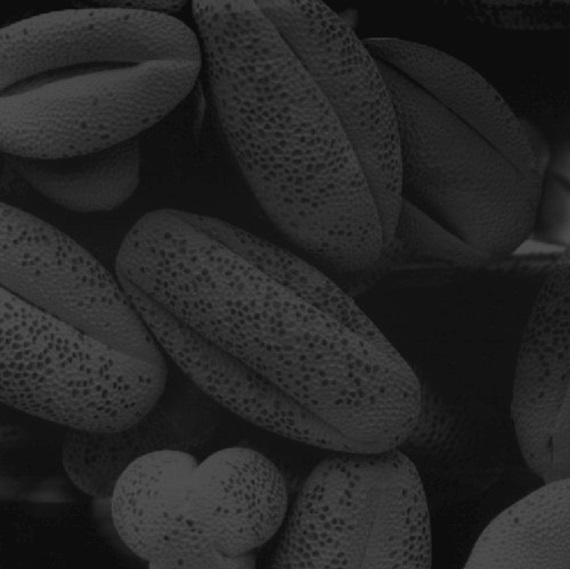
#> input picture Tugas2/Contrast Stretch/test.jpg, 570 x 569 px
$ python contrast_stretch.py
#> lines starting #> are read from the running program, lines starting #| are printed output that depends on the picture
# -*- coding: utf-8 -*-
"""
Created on Sun Sep 16 05:15:06 2018

@author: Iwan


i = itemp(:,:,1);
rtemp = min(i);         % find the min. value of pixels in all the columns (row vector)
rmin = min(rtemp);      % find the min. value of pixel in the image
rtemp = max(i);         % find the max. value of pixels in all the columns (row vector)
rmax = max(rtemp);      % find the max. value of pixel in the image
m = 255/(rmax - rmin);  % find the slope of line joining point (0,255) to (rmin,rmax)
c = 255 - m*rmax;       % find the intercept of the straight line with the axis
i_new = m*i + c;        % transform the image according to new slope
figure,imshow(i);       % display original image
figure,imshow(i_new);   % display transformed image

"""
import matplotlib.pyplot as plt
import cv2

def histogram_plot(img,title):
    color = ('b','g','r')
    for channel,col in enumerate(color):
        histr = cv2.calcHist([img],[channel],None,[256],[0,256])
        plt.plot(histr,color = col)
        plt.xlim([0,256])
    plt.title(title)
    plt.show()

def contrast_stretch(image):
    h=image.shape[0]
    w=image.shape[1]
    minI=image[0,0]
    maxI=image[0,0]
    minO=0
    maxO=255

    #max dan min
    for y in range(0,h):
        for x in range(0,w):
            if image[y,x]>maxI:
                maxI=image[y,x]
            if image[y,x]<minI:
                minI=image[y,x]

    #change pixel values
    for y in range(0,h):
        for x in range(0,w):
            image[y,x]= (image[y,x]-minI)*(((maxO-minO)/(maxI-minI))+minO)
    return image

if __name__ == '__main__':
    filename='test.jpg'
    image_load = cv2.imread(filename)
#> image_load is the input picture: shape (569, 570, 3); min 9, max 81, mean 38.7
    cv2.imshow('original picture',image_load)

    image=image_load.copy()
    print('This image is:', type(image),' with dimensions:', image.shape)
#| This image is: <class 'numpy.ndarray'>  with dimensions: (569, 570, 3)
    red_channel=image[:,:,0]
    green_channel=image[:,:,1]
    blue_channel=image[:,:,2]

    histogram_plot(image_load,'original image')
#> in histogram_plot, `plt.show()`:
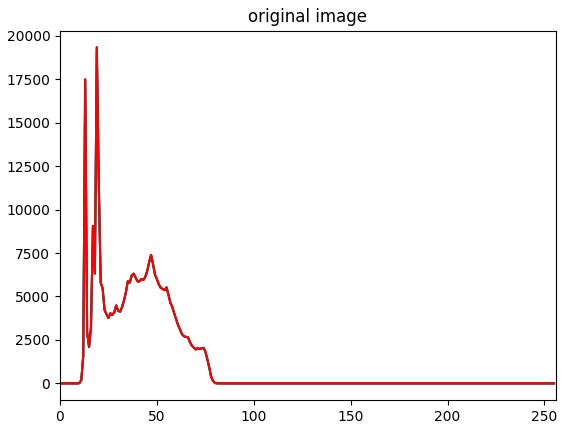
#> figure drawn by matplotlib, 1 panel; curve peaks at x = 19, y = 19329; curve peaks at x = 19, y = 19329; curve peaks at x = 19, y = 19329

    new_red=contrast_stretch(red_channel)
#> in contrast_stretch, `minI=image[0,0]`: minI = 13
#> after the loop in contrast_stretch, `for y in range(0,h):`: maxI = 81; minI = 9
#> after the loop in contrast_stretch, `for y in range(0,h):`:
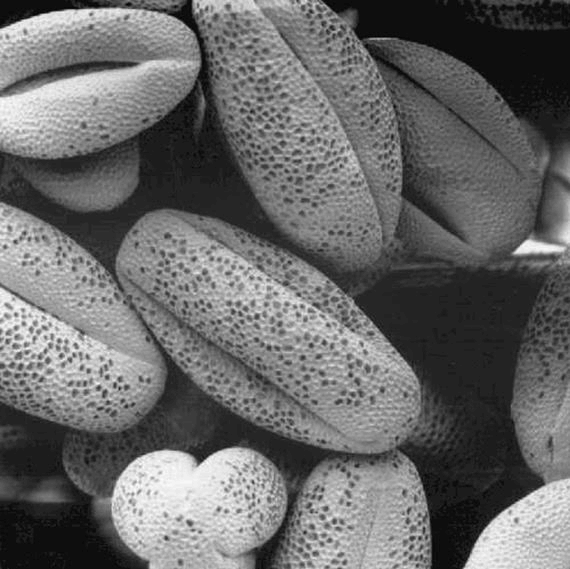
#> image: shape (569, 570); min 0, max 255, mean 104.9
    new_blue=contrast_stretch(blue_channel)
    new_green=contrast_stretch(green_channel)
    new_image=cv2.merge((new_blue,new_red,new_green))

    cv2.imwrite('contrast_stretch_picture.png',new_image)
    cv2.imshow('constrast stretch picture',new_image)
    histogram_plot(new_image,'constrast stretch image')
#> call 2 of histogram_plot, with title = 'constrast stretch image'
#> in histogram_plot (call 2), `plt.show()`:
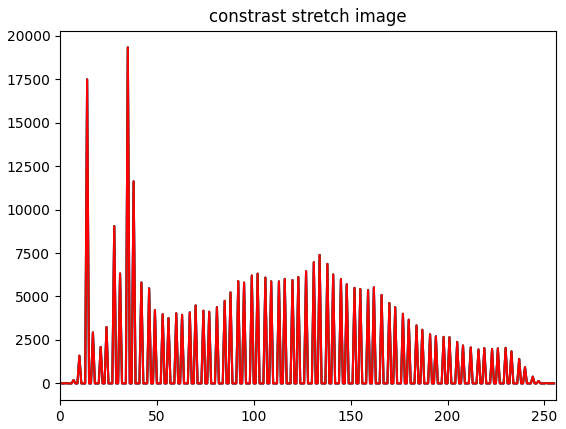
#> figure drawn by matplotlib, 1 panel; curve peaks at x = 35, y = 19329; curve peaks at x = 35, y = 19329; curve peaks at x = 35, y = 19329

    while True:
        k = cv2.waitKey(0) & 0xFF
#> (key Esc is pressed here)
        if k == 27: break             # ESC key to exit
    cv2.destroyAllWindows()
